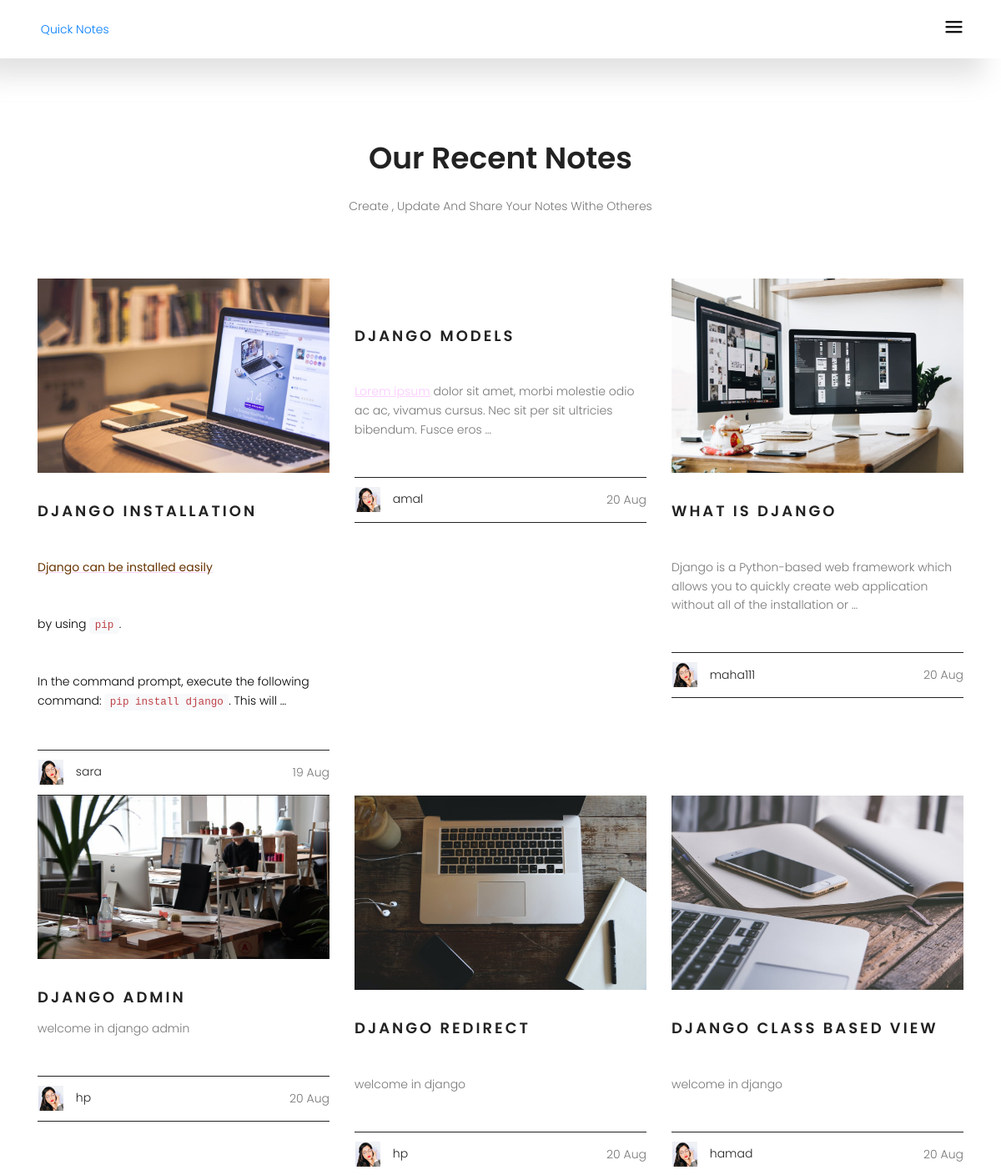
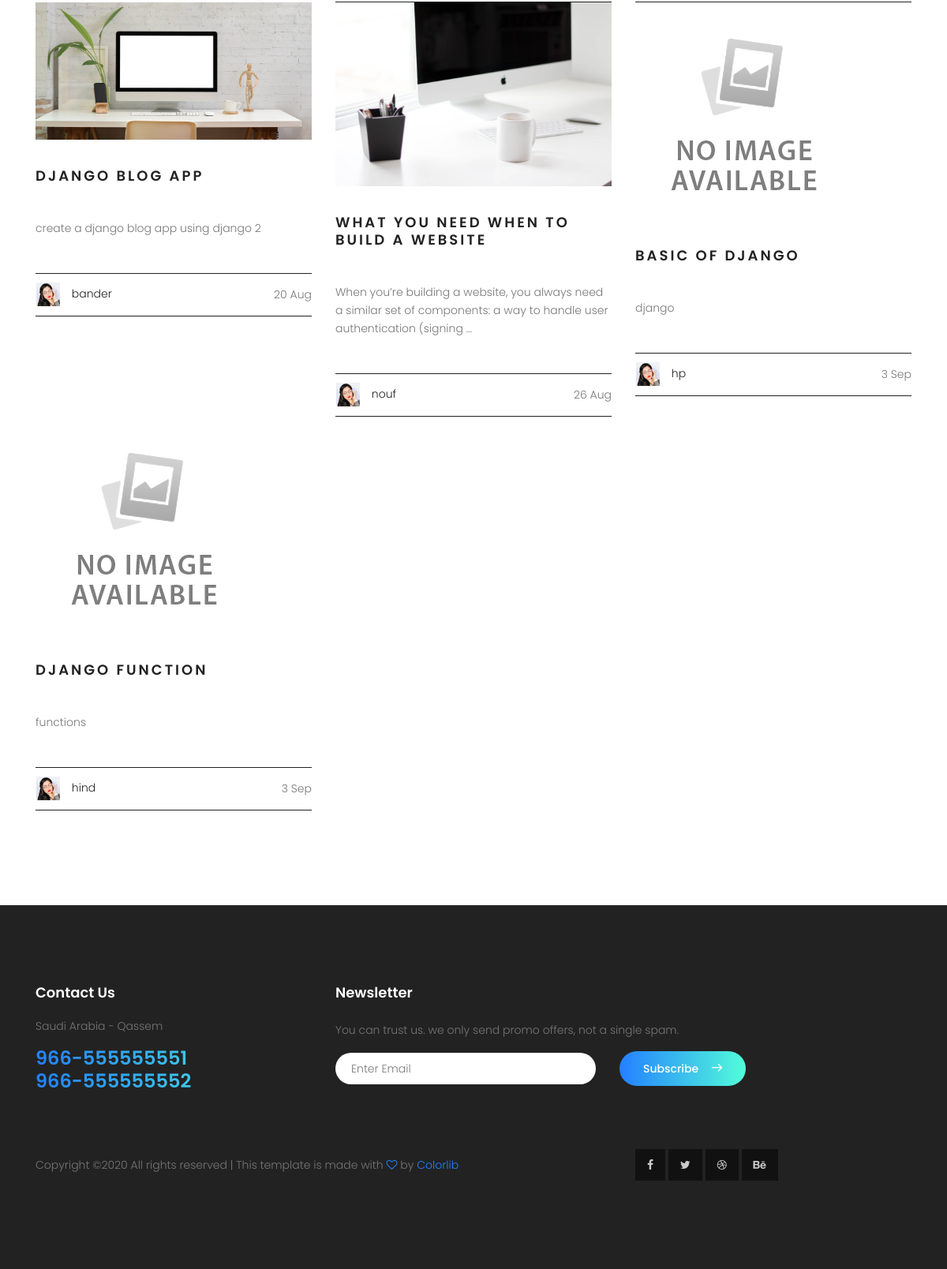
The page / on the database its author committed (2 pictures, top to bottom).
### notes_app/models.py (models this page shows, shortened)
class Note(models.Model):
    user    = models.ForeignKey(User , on_delete=models.CASCADE)
    title   = models.CharField(max_length=50)
    slug    = models.SlugField(null=True , blank= True)
    content =  RichTextField()
    created = models.DateTimeField(blank=True, default=datetime.datetime.now)
    active  = models.BooleanField(default=True)
    tags    = models.CharField(blank=True, max_length=100)
    img = models.ImageField(upload_to="note-img")

### home/views.py (the view)
# urls.py: url(r'^$' , views.allnotes , name='all_notes'),
def allnotes(request):
    notes = Note.objects.all()
    return render(request , 'home.html' , {'all_notes' : notes})

### home/templates/home.html
{% extends "base.html"%}
{% load static %}
{% block body %}
    <section class="blog-area section-gap">
      <div class="container">
        <div class="row justify-content-center">
          <div class="col-md-8 pb-30 header-text">
            <h1>Our Recent Notes</h1>
            <p>
            Create , Update And Share Your Notes Withe Otheres
            </p>
          </div>
        </div>
        <div class="row">
          {% for note in all_notes %}
          <div class="single-blog col-lg-4 col-md-4">
             {% if note.img %}
              <img class="f-img img-fluid mx-auto" src="{{note.img.url}} " alt="">
              {% else %}
              <img class="f-img img-fluid mx-auto" src="{% static 'home-static/img/no_image.jpg'%} " alt="">
              {% endif %}
            <h4>
              <a href="{% url 'notes:note_detail' note.slug %}">{{note.title}}</a>
            </h4>
            <p>
              {{note.content|safe|truncatewords:'20'}}
            </p>
            <div class="bottom d-flex justify-content-between align-items-center flex-wrap">
              <div>
                <img class="img-fluid" src="{% static 'home-static/img/user.png' %}" alt="">
                <a href="#"><span>{{note.user.username}}</span></a>
              </div>
              <div class="meta">
                {{note.created|date:"j M"}}
              </div>
            </div>
          </div>
            {% endfor %}
        </div>
      </div>
    </section>
    {% endblock%}

### templates/base.html (shortened to what this page needs)
{% load static %}
<!DOCTYPE html>
<html lang="zxx" class="no-js">
<head>
    <link rel="stylesheet" href="{% static 'home-static/css/linearicons.css' %}">
    <link rel="stylesheet" href="{% static 'home-static/css/font-awesome.min.css' %}">
    <link rel="stylesheet" href="{% static 'home-static/css/magnific-popup.css' %}">
    <link rel="stylesheet" href="{% static 'home-static/css/nice-select.css' %}">
    <link rel="stylesheet" href="https://code.jquery.com/ui/1.12.1/themes/base/jquery-ui.css">
    <link rel="stylesheet" href="{% static 'home-static/css/bootstrap.css' %}">
    <link rel="stylesheet" href="{% static 'home-static/css/main.css' %}">
    <link rel="stylesheet" href="{% static 'home-static/css/mystyle.css' %}">
  </head>
  <body>
    <header class="default-header">
      <div class="container">
        <div class="header-wrap">
          <div class="header-top d-flex justify-content-between align-items-center">
            <div class="logo">
              <a href="/"><img src=" {% static 'home-static/img/logo5.png' %} " style='width:28px' alt=""> Quick Notes</a>
            </div>
            <div class="main-menubar d-flex align-items-center">
              <div class="menu-bar"><span class="lnr lnr-menu"></span></div>
            </div>
          </div>
        </div>
      </div>
    </header>
    {% block body %}
    {% endblock %}
    <footer class="footer-area section-gap">
      <div class="container">
        <div class="row">
          <div class="col-lg-4  col-md-6">
            <div class="single-footer-widget mail-chimp">
              <h6 class="mb-20">Contact Us</h6>
              <p>
                Saudi Arabia - Qassem
              </p>
              <h3>966-555555551</h3>
              <h3>966-555555552</h3>
            </div>
          </div>
          <div class="col-lg-6  col-md-12">
            <div class="single-footer-widget newsletter">
              <h6>Newsletter</h6>
              <p>You can trust us. we only send promo offers, not a single spam.</p>
              <div id="mc_embed_signup">
                <form target="_blank" novalidate="true" action="https://spondonit.us12.list-manage.com/subscribe/post?u=1462626880ade1ac87bd9c93a&amp;id=92a4423d01" method="get" class="form-inline">
                  <div class="form-group row" style="width: 100%">
                    <div class="col-lg-8 col-md-12">
                      <input name="EMAIL" placeholder="Enter Email" onfocus="this.placeholder = ''" onblur="this.placeholder = 'Enter Email '" required="" type="email">
                    </div>
                    <div class="col-lg-4 col-md-12">
                      <button class="nw-btn primary-btn">Subscribe<span class="lnr lnr-arrow-right"></span></button>
                    </div>
                  </div>
                </form>
              </div>
            </div>
          </div>
        </div>
        <div class="row footer-bottom d-flex justify-content-between">
          <p class="col-lg-8 col-sm-12 footer-text m-0">
            Copyright &copy;<script>document.write(new Date().getFullYear());</script> All rights reserved | This template is made with <i class="fa fa-heart-o" aria-hidden="true"></i> by <a href="https://colorlib.com" target="_blank">Colorlib</a>
          </p>
          <div class="col-lg-4 col-sm-12 footer-social">
            <a href="#"><i class="fa fa-facebook"></i></a>
            <a href="#"><i class="fa fa-twitter"></i></a>
            <a href="#"><i class="fa fa-dribbble"></i></a>
            <a href="#"><i class="fa fa-behance"></i></a>
          </div>
        </div>
      </div>
    </footer>
  </body>
</html>

### rows shown on the page
Note: img (picture), title "DJANGO INSTALLATION", content "Django can be installed easily by using pip . In the command prompt, execute the following command: pip install django . This will …", user.username "sara", created "19 Aug"
Note: title "DJANGO MODELS", content "Lorem ipsum dolor sit amet, morbi molestie odio ac ac, vivamus cursus. Nec sit per sit ultricies bibendum. Fusce eros …", user.username "amal", created "20 Aug"
Note: img (picture), title "WHAT IS DJANGO", content "Django is a Python-based web framework which allows you to quickly create web application without all of the installation or …", user.username "maha111", created "20 Aug"
Note: img (picture), title "DJANGO ADMIN", content "welcome in django admin", user.username "hp", created "20 Aug"
Note: img (picture), title "DJANGO REDIRECT", content "welcome in django", user.username "hp", created "20 Aug"
Note: img (picture), title "DJANGO CLASS BASED VIEW", content "welcome in django", user.username "hamad", created "20 Aug"
Note: img (picture), title "DJANGO BLOG APP", content "create a django blog app using django 2", user.username "bander", created "20 Aug"
Note: img (picture), title "WHAT YOU NEED WHEN TO BUILD A WEBSITE", content "When you’re building a website, you always need a similar set of components: a way to handle user authentication (signing …", user.username "nouf", created "26 Aug"
Note: title "BASIC OF DJANGO", content "django", user.username "hp", created "3 Sep"
Note: title "DJANGO FUNCTION", content "functions", user.username "hind", created "3 Sep"
